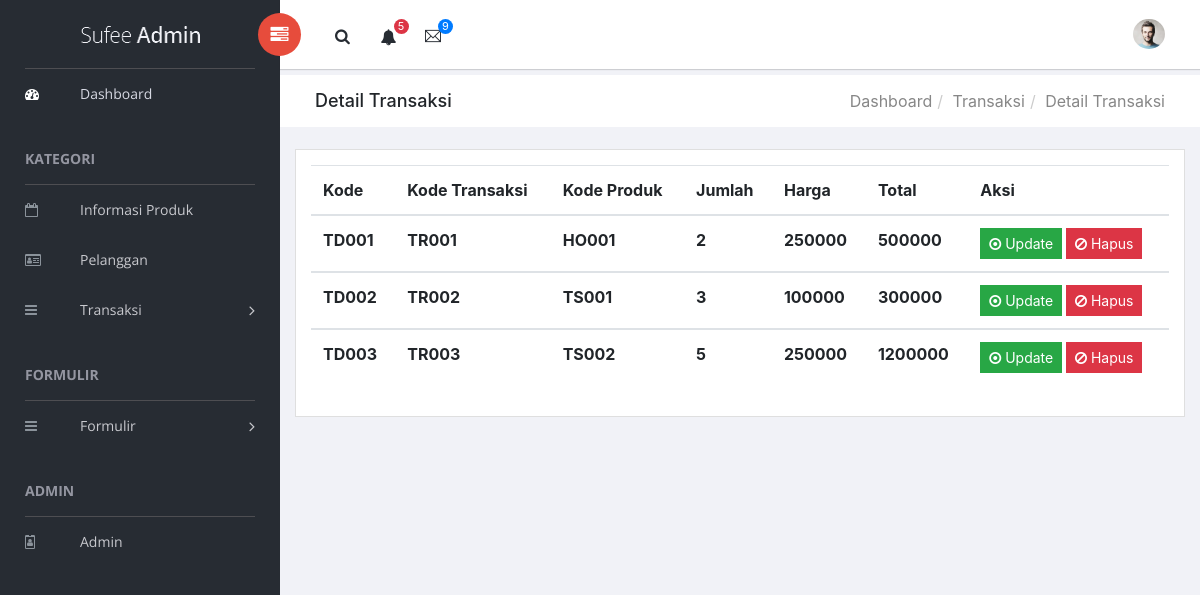
The app's page /detail.php with its own data.
### tables this page shows
CREATE TABLE `transaksi_detail` (
  `id_td` char(5) NOT NULL,
  `id_transaksi` char(5) NOT NULL,
  `id_barang` char(5) NOT NULL,
  `jumlah_barang` int(11) NOT NULL,
  `harga_barang` int(11) NOT NULL,
  `total` int(11) NOT NULL
);

### detail.php (the view, shortened to what this page needs)
<?php
    include 'db.php';
?>
<!doctype html>
<html class="no-js" lang="en">
<head>
    <link rel="stylesheet" href="vendors/bootstrap/dist/css/bootstrap.min.css">
    <link rel="stylesheet" href="vendors/font-awesome/css/font-awesome.min.css">
    <link rel="stylesheet" href="vendors/themify-icons/css/themify-icons.css">
    <link rel="stylesheet" href="vendors/flag-icon-css/css/flag-icon.min.css">
    <link rel="stylesheet" href="vendors/selectFX/css/cs-skin-elastic.css">
    <link rel="stylesheet" href="assets/css/style.css">
</head>
<body>
    <aside id="left-panel" class="left-panel">
        <nav class="navbar navbar-expand-sm navbar-default">
            <div class="navbar-header">
                <a class="navbar-brand" href="./"><img src="images/logo.png" alt="Logo"></a>
            </div>
            <div id="main-menu" class="main-menu collapse navbar-collapse">
                <ul class="nav navbar-nav">
                <li class="active">
                        <a href="index.php"> <i class="menu-icon fa fa-dashboard"></i>Dashboard </a>
                    </li>
                    <h3 class="menu-title">Kategori</h3>
                    <li>
                        <a href="barang.php"> <i class="menu-icon fa fa-calendar-o"></i>Informasi Produk</a>
                    </li>
                    <li>
                        <a href="pelanggan.php"> <i class="menu-icon fa fa-id-card-o"></i>Pelanggan</a>
                    </li>
                    <li class="menu-item-has-children dropdown">
                        <a href="#" class="dropdown-toggle" data-toggle="dropdown" aria-haspopup="true" aria-expanded="false"> <i class="menu-icon fa fa-bars"></i>Transaksi</a>
                    </li>
                    <h3 class="menu-title">Formulir</h3>
                    <li class="menu-item-has-children dropdown">
                        <a href="#" class="dropdown-toggle" data-toggle="dropdown" aria-haspopup="true" aria-expanded="false"> <i class="menu-icon fa fa-bars"></i>Formulir</a>
                    </li>
                    <h3 class="menu-title">Admin</h3>
                    <li>
                        <a href="admin.php"><i class="menu-icon fa fa-id-badge"></i>Admin</a>
                    </li>
                </ul>
            </div>
        </nav>
    </aside>
    <div id="right-panel" class="right-panel">
        <header id="header" class="header">
            <div class="header-menu">
                <div class="col-sm-7">
                    <a id="menuToggle" class="menutoggle pull-left"><i class="fa fa fa-tasks"></i></a>
                    <div class="header-left">
                        <button class="search-trigger"><i class="fa fa-search"></i></button>
                        <div class="dropdown for-notification">
                            <button class="btn btn-secondary dropdown-toggle" type="button" id="notification" data-toggle="dropdown" aria-haspopup="true" aria-expanded="false">
                                <i class="fa fa-bell"></i>
                                <span class="count bg-danger">5</span>
                            </button>
                        </div>
                        <div class="dropdown for-message">
                            <button class="btn btn-secondary dropdown-toggle" type="button"
                                id="message"
                                data-toggle="dropdown" aria-haspopup="true" aria-expanded="false">
                                <i class="ti-email"></i>
                                <span class="count bg-primary">9</span>
                            </button>
                        </div>
                    </div>
                </div>
                <div class="col-sm-5">
                    <div class="user-area dropdown float-right">
                        <a href="#" class="dropdown-toggle" data-toggle="dropdown" aria-haspopup="true" aria-expanded="false">
                            <img class="user-avatar rounded-circle" src="images/admin.jpg" alt="User Avatar">
                        </a>
                    </div>
                    <div class="language-select dropdown" id="language-select">
                        <a class="dropdown-toggle" href="#" data-toggle="dropdown"  id="language" aria-haspopup="true" aria-expanded="true">
                            <i class="flag-icon flag-icon-us"></i>
                        </a>
                    </div>
                </div>
            </div>
        </header>
        <div class="breadcrumbs">
            <div class="col-sm-4">
                <div class="page-header float-left">
                    <div class="page-title">
                        <h1>Detail Transaksi</h1>
                    </div>
                </div>
            </div>
            <div class="col-sm-8">
                <div class="page-header float-right">
                    <div class="page-title">
                        <ol class="breadcrumb text-right">
                            <li><a href="index.php">Dashboard</a></li>
                            <li><a href="#">Transaksi</a></li>
                            <li><a href="#">Detail Transaksi</a></li>
                        </ol>
                    </div>
                </div>
            </div>
        </div>
        <div class="content mt-3">
            <div class="animated fadeIn">
                <div class="row">
                    <div class="col-lg-12">
                        <div class="card">
                            <div class="card-body">
                                <table class="table">
                                    <thead>
                                        <tr>
                                            <th scope="col">Kode</th>
                                            <th scope="col">Kode Transaksi</th>
                                            <th scope="col">Kode Produk</th>
                                            <th scope="col">Jumlah</th>
                                            <th scope="col">Harga</th>
                                            <th scope="col">Total</th>
                                            <th scope="col">Aksi</th>
                                        </tr>
                                    </thead>
                                    <?php
                                        $query = mysqli_query ($koneksi, "select * from transaksi_detail order by id_td asc");
                                        while ($data = mysqli_fetch_array ($query)) {
                                    ?>
                                    <tbody>
                                        <tr>
                                            <th><?php echo $data ['id_td']; ?></th>
                                            <th><?php echo $data ['id_transaksi']; ?></th>
                                            <th><?php echo $data ['id_barang']; ?></th>
                                            <th><?php echo $data ['jumlah_barang']; ?></th>
                                            <th><?php echo $data ['harga_barang']; ?></th>
                                            <th><?php echo $data ['total']; ?></th>
                                            <th><button type="submit" class="btn btn-success btn-sm">
                                                    <a href="form-edit-detail.php?id=<?php echo $data['id_td']; ?>" class="text-white">
                                                    <i class="fa fa-dot-circle-o"></i> Update
                                                </button>
                                                <button class="btn btn-danger btn-sm">
                                                    <a href="hapus-detail.php?id=<?php echo $data['id_td']; ?>" class="text-white">
                                                    <i class="fa fa-ban"></i> Hapus
                                                </button>
                                    </tbody>
                                    <?php
                                        }
                                    ?>
                                </table>
                            </div>
                        </div>
                    </div>
                </div>
            </div>
        </div>
    </div>
</body>
</html>

### records on screen
transaksi_detail: id_td "TD001", id_transaksi "TR001", id_barang "HO001", jumlah_barang "2", harga_barang "250000", total "500000"
transaksi_detail: id_td "TD002", id_transaksi "TR002", id_barang "TS001", jumlah_barang "3", harga_barang "100000", total "300000"
transaksi_detail: id_td "TD003", id_transaksi "TR003", id_barang "TS002", jumlah_barang "5", harga_barang "250000", total "1200000"
